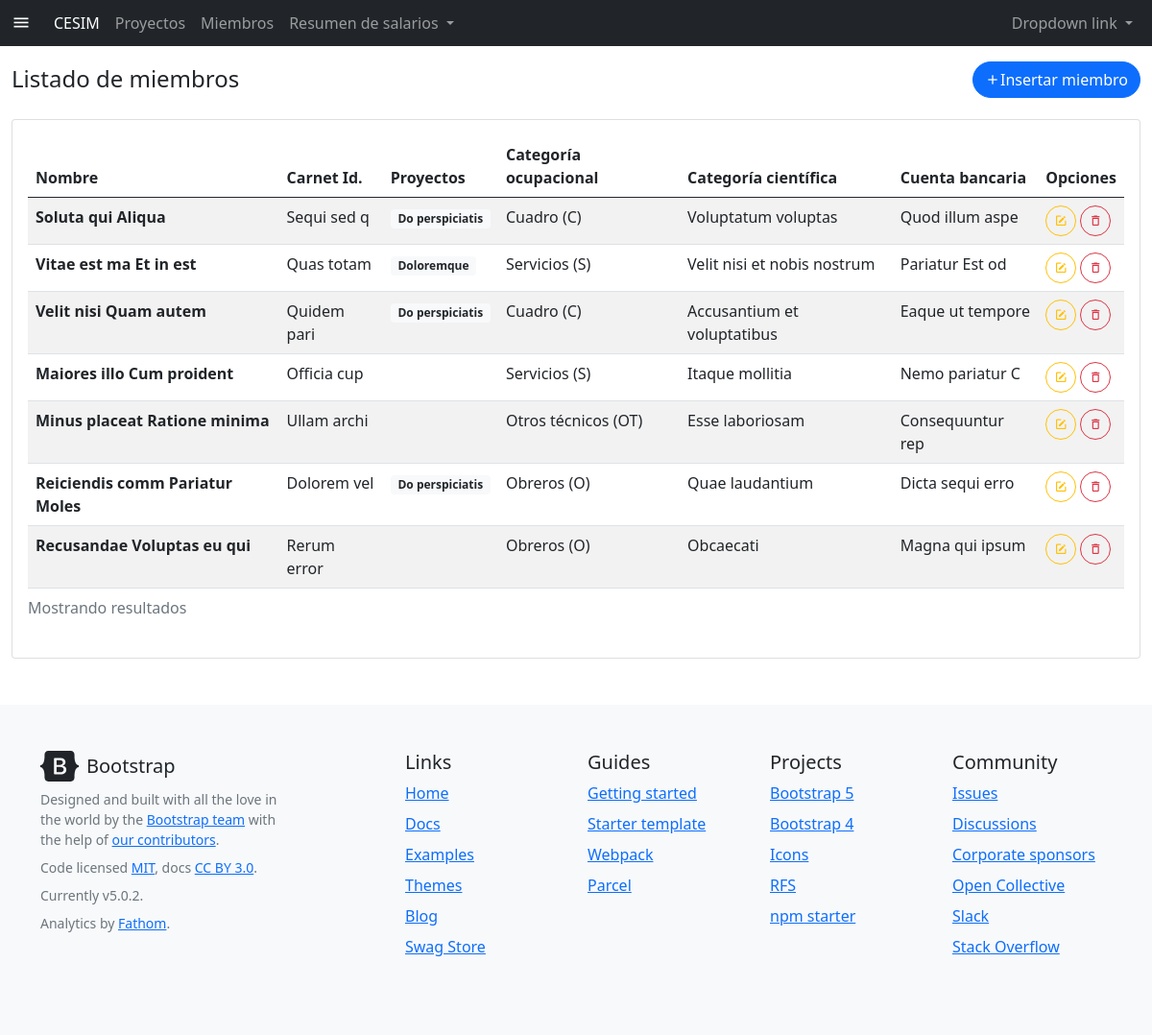
The page /member/list/ on the database its author committed.
### core/models.py (models this page shows, shortened)
class Miembro(models.Model):
    proyecto = models.ManyToManyField(Proyecto, verbose_name='Proyecto asociado', through='RecursosHumanos', )
    nombre = models.CharField(max_length=100, verbose_name='Nombre')
    apellidos = models.CharField(max_length=100, verbose_name='Apellidos')
    ci = models.CharField(max_length=11, verbose_name='Carnet de identidad', validators=[MinLengthValidator(11)])
    categoria_ocupacional = models.CharField(max_length=100, verbose_name='Categoría ocupacional', choices=(
        ('C', 'Cuadro'),
        ('TI', 'Técnico de investigación'),
        ('OT', 'Otros técnicos'),
        ('O', 'Obreros'),
        ('S', 'Servicios'),
    ))
    categoria_cientifica = models.CharField(max_length=100, verbose_name='Categoría científica', null=True, blank=True)
    cuenta_bancaria = models.CharField(max_length=16, verbose_name='Cuenta bancaria')
    def toJSON(self):
        item = model_to_dict(self, exclude=['proyecto'])
        item['projects'] = [i.toJSON() for i in Proyecto.objects.filter(miembro=self)]
        item['get_categoria_ocupacional_display'] = self.get_categoria_ocupacional_display()
        return item

class Proyecto(models.Model):
    nombre = models.CharField(max_length=200, verbose_name='Nombre del proyecto')
    abreviacion = models.CharField(max_length=100, verbose_name='Abreviación del nombre')
    logo = models.ImageField(upload_to='fotos/', null=True, blank=True, verbose_name='Logo del proyecto')
    programa = models.CharField(max_length=100, verbose_name='Programa')
    codigo = models.CharField(max_length=100, verbose_name='Código del proyecto')
    tipo = models.CharField(max_length=100, verbose_name='Tipo de proyecto', choices=(
        ('n', 'Nacional'),
        ('s', 'Sectorial'),
        ('i', 'Institucional'),
    ))
    area = models.CharField(max_length=100, verbose_name='Área administrativa')
    resumen = models.CharField(max_length=500, verbose_name='Resumen del proyecto')
    def get_logo(self):
        if self.logo:
            return '{}{}'.format(MEDIA_URL, self.logo)
        return '{}{}'.format(STATIC_URL, 'img/uci.jpg')
    def toJSON(self):
        item = model_to_dict(self)
        item['logo'] = self.get_logo()
        return item

### core/views/member/views.py (the view, shortened to what this page needs)
# urls.py: path('member/list/', MemberList.as_view(), name='member-list'),
class MemberList(generic.ListView):
    model = Miembro
    template_name = 'member/list_member.html'
    queryset = Miembro.objects.all()
    def get_queryset(self):
        qs = super(MemberList, self).get_queryset()
        qs = [i.toJSON() for i in qs]
        return qs
    def get_context_data(self, *, object_list=None, **kwargs):
        context = super(MemberList, self).get_context_data()
        context['title'] = 'Listado de miembros'
        context['all_projects'] = Proyecto.objects.all()
        return context
    @method_decorator(csrf_exempt)
    def dispatch(self, request, *args, **kwargs):
        return super().dispatch(request, *args, **kwargs)

### core/templates/member/list_member.html (shortened to what this page needs)
{% extends 'body.html' %}
{% load static widget_tweaks %}
{% block content %}
    <div class="row py-3">
        <div class="col-10">
            <legend class="text-start">{{ title }}</legend>
        </div>
        <div class="col-2 text-end">
            <a href="{% url 'member-create' %}" class="btn btn-primary rounded-pill">
                <i class="mdi mdi-plus"></i>Insertar miembro</a>
        </div>
    </div>
    <div class="card ">
        <div class="card-body table-responsive">
            <table class="table table-hover table-striped">
                <caption>Mostrando {{ object_list.count }} {% if object_list.count == 1 %}
                    resultado{% else %} resultados {% endif %}</caption>
                <thead>
                <tr>
                    <th scope="col">Nombre</th>
                    <th scope="col">Carnet Id.</th>
                    <th scope="col">Proyectos</th>
                    <th scope="col">Categoría ocupacional</th>
                    <th scope="col">Categoría científica</th>
                    <th scope="col">Cuenta bancaria</th>
                    <th scope="col">Opciones</th>
                </tr>
                </thead>
                <tbody>
                {% if object_list %}
                    {% for object in object_list %}
                        <tr>
                            <td>
                                <a href="#" style="text-decoration: none;color: inherit;"
                                   class="fw-semibold">{{ object.nombre }} {{ object.apellidos }}</a>
                            </td>
                            <td>{{ object.ci }}</td>
                            <td>{% for project in object.projects %}
                                <a href="{% url 'project-details' project.id %}"><span
                                        class="badge bg-light text-dark">{{ project.abreviacion }}</span></a>
                            {% endfor %}
                            </td>
                            <td>{{ object.get_categoria_ocupacional_display }} ({{ object.categoria_ocupacional }})</td>
                            <td>{{ object.categoria_cientifica }}</td>
                            <td>{{ object.cuenta_bancaria }}</td>
                            <td>
                                <a href="{% url 'member-update' object.id %}"
                                   class="btn btn-sm btn-outline-warning rounded-pill">
                                    <i class="mdi mdi-square-edit-outline"></i>
                                </a>
                                <button rel="delete" class="btn btn-sm btn-outline-danger rounded-pill"
                                        id="{{ object.id }}" name="{{ object.nombre }}">
                                    <i class="mdi mdi-delete-outline "></i>
                                </button>
                            </td>
                        </tr>
                    {% endfor %}
                {% endif %}
                </tbody>
            </table>
        </div>
    </div>
{% endblock %}

### static/css/custom_styles.css (style rules this page uses)
body { min-height: 100vh; min-height: -webkit-fill-available; }
html { height: -webkit-fill-available; }
.fw-semibold { font-weight: 600; }

### rows shown on the page
Miembro: nombre "Soluta qui", apellidos "Aliqua", ci "Sequi sed q", categoria_cientifica "Voluptatum voluptas", cuenta_bancaria "Quod illum aspe"
Proyecto: abreviacion "Do perspiciatis" "Do perspiciatis" "Do perspiciatis"
Miembro: nombre "Vitae est ma", apellidos "Et in est", ci "Quas totam", categoria_cientifica "Velit nisi et nobis nostrum", cuenta_bancaria "Pariatur Est od"
Proyecto: abreviacion "Doloremque"
Miembro: nombre "Velit nisi", apellidos "Quam autem", ci "Quidem pari", categoria_cientifica "Accusantium et voluptatibus", cuenta_bancaria "Eaque ut tempore"
Miembro: nombre "Maiores illo", apellidos "Cum proident", ci "Officia cup", categoria_cientifica "Itaque mollitia", cuenta_bancaria "Nemo pariatur C"
Miembro: nombre "Minus placeat", apellidos "Ratione minima", ci "Ullam archi", categoria_ocupacional "OT", categoria_cientifica "Esse laboriosam", cuenta_bancaria "Consequuntur rep"
Miembro: nombre "Reiciendis comm", apellidos "Pariatur Moles", ci "Dolorem vel", categoria_cientifica "Quae laudantium", cuenta_bancaria "Dicta sequi erro"
Miembro: nombre "Recusandae", apellidos "Voluptas eu qui", ci "Rerum error", categoria_cientifica "Obcaecati", cuenta_bancaria "Magna qui ipsum"

### other values the page prints
{{ title }} "Listado de miembros"
{{ object.get_categoria_ocupacional_display }} "Cuadro" "Servicios" "Cuadro" "Servicios" "Otros técnicos" "Obreros" "Obreros"
{{ object.categoria_ocupacional }} "C" "S" "C" "S" "O" "O"
